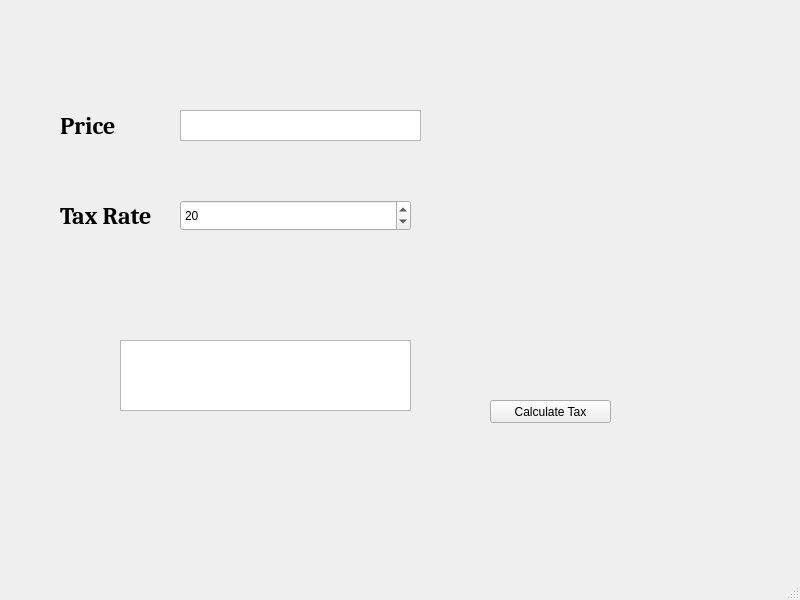
<?xml version="1.0" encoding="UTF-8"?>
<ui version="4.0">
 <class>MainWindow</class>
 <widget class="QMainWindow" name="MainWindow">
  <property name="geometry">
   <rect>
    <x>0</x>
    <y>0</y>
    <width>800</width>
    <height>600</height>
   </rect>
  </property>
  <property name="windowTitle">
   <string>MainWindow</string>
  </property>
  <widget class="QWidget" name="centralwidget">
   <widget class="QTextEdit" name="Price_box">
    <property name="geometry">
     <rect>
      <x>180</x>
      <y>110</y>
      <width>241</width>
      <height>31</height>
     </rect>
    </property>
   </widget>
   <widget class="QLabel" name="label">
    <property name="geometry">
     <rect>
      <x>60</x>
      <y>100</y>
      <width>101</width>
      <height>51</height>
     </rect>
    </property>
    <property name="font">
     <font>
      <family>Cambria</family>
      <pointsize>18</pointsize>
      <weight>75</weight>
      <bold>true</bold>
     </font>
    </property>
    <property name="text">
     <string>Price</string>
    </property>
   </widget>
   <widget class="QSpinBox" name="tax_rate">
    <property name="geometry">
     <rect>
      <x>180</x>
      <y>200</y>
      <width>231</width>
      <height>31</height>
     </rect>
    </property>
    <property name="value">
     <number>20</number>
    </property>
   </widget>
   <widget class="QLabel" name="label_2">
    <property name="geometry">
     <rect>
      <x>60</x>
      <y>200</y>
      <width>101</width>
      <height>31</height>
     </rect>
    </property>
    <property name="font">
     <font>
      <family>Cambria</family>
      <pointsize>18</pointsize>
      <weight>75</weight>
      <bold>true</bold>
     </font>
    </property>
    <property name="text">
     <string>Tax Rate</string>
    </property>
   </widget>
   <widget class="QPushButton" name="Calc_tax_button">
    <property name="geometry">
     <rect>
      <x>490</x>
      <y>400</y>
      <width>121</width>
      <height>23</height>
     </rect>
    </property>
    <property name="text">
     <string>Calculate Tax</string>
    </property>
   </widget>
   <widget class="QTextEdit" name="Results_windows">
    <property name="geometry">
     <rect>
      <x>120</x>
      <y>340</y>
      <width>291</width>
      <height>71</height>
     </rect>
    </property>
   </widget>
  </widget>
  <widget class="QMenuBar" name="menubar">
   <property name="geometry">
    <rect>
     <x>0</x>
     <y>0</y>
     <width>800</width>
     <height>23</height>
    </rect>
   </property>
  </widget>
  <widget class="QStatusBar" name="statusbar"/>
 </widget>
 <resources/>
 <connections/>
</ui>
